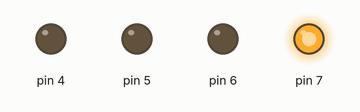
Simulated run of this sketch. Board: Arduino Uno, built with avr-gcc and run on an emulated ATmega328P. Parts: output pins drawn as LEDs (lit = HIGH).

Above: at 0.5 s.
At 1.5 s:
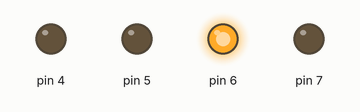
At 2.5 s:
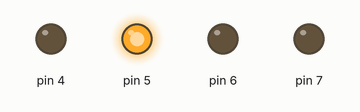
At 3.5 s:
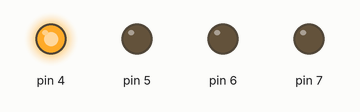
Timing chart, 0 to 5.2 s (numbered marks = the images above):
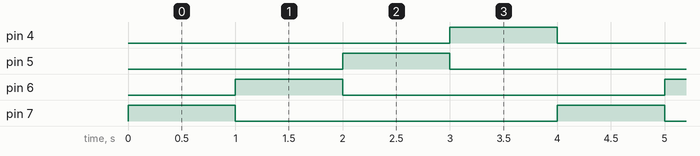

Measured:
- by itself, pin 4–7: alternates HIGH for 1.0 s and LOW for 3.0 s
- by itself, everything shown: repeats every 4.0 s, in 4 steps

The sketch:

code_for_task3.ino
```cpp
void setup() {
  pinMode(4, OUTPUT);
  pinMode(5, OUTPUT);
  pinMode(6, OUTPUT);
  pinMode(7, OUTPUT);
}

void loop() {
  digitalWrite(7, HIGH); digitalWrite(6, LOW); digitalWrite(5, LOW); digitalWrite(4, LOW);
  delay(1000);
  digitalWrite(7, LOW); digitalWrite(6, HIGH); digitalWrite(5, LOW); digitalWrite(4, LOW);
  delay(1000);
  digitalWrite(7, LOW); digitalWrite(6, LOW); digitalWrite(5, HIGH); digitalWrite(4, LOW);
  delay(1000);
  digitalWrite(7, LOW); digitalWrite(6, LOW); digitalWrite(5, LOW); digitalWrite(4, HIGH);
  delay(1000);
}
```
